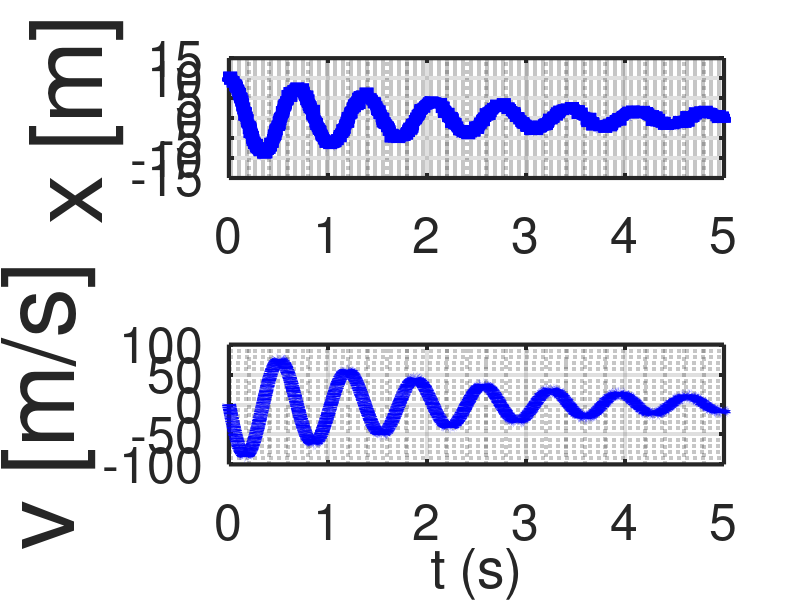
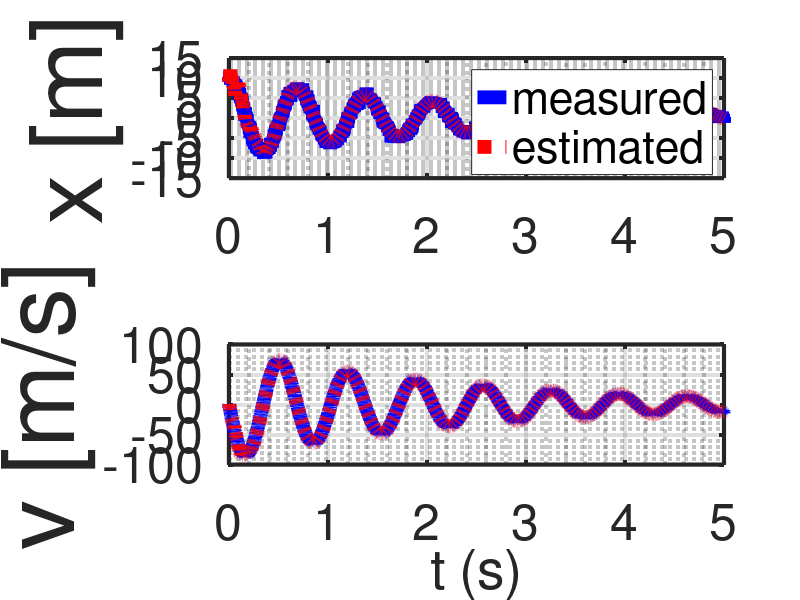
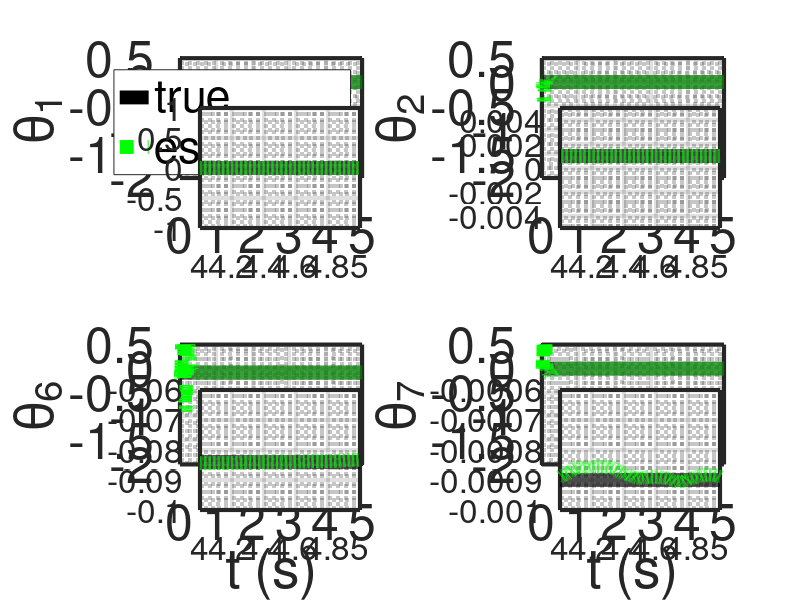

Source code (MATLAB) for these figures, in order: (Note: this script raises an error after producing the figures.)
%% Research code by Agus Hasan
%% Paper: "WyNDA: A Method to Discover Mathematical Models of Dynamical Systems from Noisy Data" submitted for MethodsX.

clear;
clc;

load DATAMSD.mat;   % load measurement data from the actual system (mass-spring-damper system)

%% simulation horizon
tf  = 5;            % time horizon
dt  = 0.001;        % time step
t   = dt:dt:tf;     % time array

%% number of variables and coefficients
n = 2;              % number of measured state
r = 10;             % number of estimated parameters 

%% state initialization
x        = [DATAMSD(1,1);DATAMSD(2,1)];         % actual state initialization
xbar     = x;                                   % estimated state initialization
thetabar = zeros(r,1);                          % estimated parameter initialization

%% for plotting
xArray          = [];   % for plotting the actual state
xbarArray       = [];   % for plotting the estimated state
thetabarArray   = [];   % for plotting the estimated parameter

%% Initialization for estimator

lambdav = 0.995;        % define parameters for the adaptive observer algorithm
lambdat = 0.999;
Rx      = 1*eye(n);
Rt      = 1*eye(n);
Px      = 0.1*eye(n);
Pt      = 0.1*eye(r);
Gamma   = 1*zeros(n,r);

%% simulation
for i=1:(tf/dt)

    xArray         = [xArray x];                % data for plotting the actual state
    xbarArray      = [xbarArray xbar];          % data for plotting the estimated state
    thetabarArray  = [thetabarArray thetabar];  % data for plotting the estimated parameter
    
    y(1) = DATAMSD(1,i);                        % load the measurement data
    y(2) = DATAMSD(2,i);
    y = [y(1) y(2)]';

    Phi = [y(1) y(2) y(1)^2 y(2)^2 y(1)*y(2) zeros(5,1)';       % define the approximation function
           zeros(5,1)' y(1) y(2) y(1)^2 y(2)^2 y(1)*y(2)];
    
    % Estimation using adaptive observer
    Kx = Px*inv(Px+Rx);
    Kt = Pt*Gamma'*inv(Gamma*Pt*Gamma'+Rt);
    Gamma = (eye(n)-Kx)*Gamma;

    xbar = xbar+(Kx+Gamma*Kt)*(y-xbar);
    thetabar = thetabar-Kt*(y-xbar);

    xbar = xbar+Phi*thetabar;

    thetabar = thetabar;
    Px = (1/lambdav)*eye(n)*(eye(n)-Kx)*Px*eye(n);
    Pt = (1/lambdat)*(eye(r)-Kt*Gamma)*Pt;
    Gamma = eye(n)*Gamma-Phi;
end

%% Plotting the results

figure(1)
subplot(2,1,1)
plot(t,DATAMSD(1,:),'-b','LineWidth',10);
set(gca,'color','white','LineWidth',3,'FontSize',36)
grid on;
grid minor;
ylabel('x [m]','FontSize',72)
subplot(2,1,2)
plot(t,DATAMSD(2,:),'-b','LineWidth',10);
set(gca,'color','white','LineWidth',3,'FontSize',36)
grid on;
grid minor;
ylabel('v [m/s]','FontSize',72)
xlabel('t (s)')

figure(2)
subplot(2,1,1)
plot(t,DATAMSD(1,:),'-b','LineWidth',10);
hold on;
plot(t,xbarArray(1,:),':r','LineWidth',10);
set(gca,'color','white','LineWidth',3,'FontSize',36)
legend('measured','estimated')
grid on;
grid minor;
ylabel('x [m]','FontSize',72)
subplot(2,1,2)
plot(t,DATAMSD(2,:),'-b','LineWidth',10);
hold on;
plot(t,xbarArray(2,:),':r','LineWidth',10);
set(gca,'color','white','LineWidth',3,'FontSize',36)
grid on;
grid minor;
ylabel('v [m/s]','FontSize',72)
xlabel('t (s)')

figure(3)
subplot(2,2,1)
plot(t,(0)*ones(1,length(t))*dt,'-k','LineWidth',10);
hold on;
plot(t,thetabarArray(1,:),':g','LineWidth',10);
set(gca,'color','white','LineWidth',3,'FontSize',36)
legend('true','estimated')
xlim([0 tf])
ylim([-2 0.5])
grid on;
grid minor;
ylabel('\theta_1')
axes('Position',[.25 .62 .2 .2])
box on
plot(t,(0)*ones(1,length(t))*dt,'-k','LineWidth',10);
hold on;
plot(t,thetabarArray(1,:),':g','LineWidth',10);
xlim([tf-1 tf])
ylim([-1 1])
set(gca,'color','white','LineWidth',3,'FontSize',24)
grid on;
grid minor;
subplot(2,2,2)
plot(t,(1)*ones(1,length(t))*dt,'-k','LineWidth',10);
hold on;
plot(t,thetabarArray(2,:),':g','LineWidth',10);
set(gca,'color','white','LineWidth',3,'FontSize',36)
xlim([0 tf])
ylim([-2 0.5])
grid on;
grid minor;
ylabel('\theta_2')
axes('Position',[.7 .62 .2 .2])
box on
plot(t,(1)*ones(1,length(t))*dt,'-k','LineWidth',10);
hold on;
plot(t,thetabarArray(2,:),':g','LineWidth',10);
xlim([tf-1 tf])
ylim([-0.005 0.005])
set(gca,'color','white','LineWidth',3,'FontSize',24)
grid on;
grid minor;
subplot(2,2,3)
plot(t,(-84*dt)*ones(1,length(t)),'-k','LineWidth',10);
hold on;
plot(t,thetabarArray(6,:),':g','LineWidth',10);
set(gca,'color','white','LineWidth',3,'FontSize',36)
xlim([0 tf])
ylim([-2 0.5])
grid on;
grid minor;
ylabel('\theta_6')
xlabel('t (s)')
axes('Position',[.25 .15 .2 .2])
box on
plot(t,(-84*dt)*ones(1,length(t)),'-k','LineWidth',10);
hold on;
plot(t,thetabarArray(6,:),':g','LineWidth',10);
xlim([tf-1 tf])
ylim([-0.1 -0.06])
set(gca,'color','white','LineWidth',3,'FontSize',24)
grid on;
grid minor;
subplot(2,2,4)
plot(t,(-0.9*dt)*ones(1,length(t)),'-k','LineWidth',10);
hold on;
plot(t,thetabarArray(7,:),':g','LineWidth',10);
set(gca,'color','white','LineWidth',3,'FontSize',36)
ylim([-2 0.5])
xlim([0 tf])
grid on;
grid minor;
ylabel('\theta_7')
xlabel('t (s)')
axes('Position',[.7 .15 .2 .2])
box on
plot(t,(-0.9*dt)*ones(1,length(t)),'-k','LineWidth',10);
hold on;
plot(t,thetabarArray(7,:),':g','LineWidth',10);
xlim([tf-1 tf])
ylim([-0.001 -0.0006])
set(gca,'color','white','LineWidth',3,'FontSize',24)
grid on;
grid minor;

Coeff = round([thetabar(1:(r/n),end)'; thetabar((r/n)+1:r,end)'],3)
